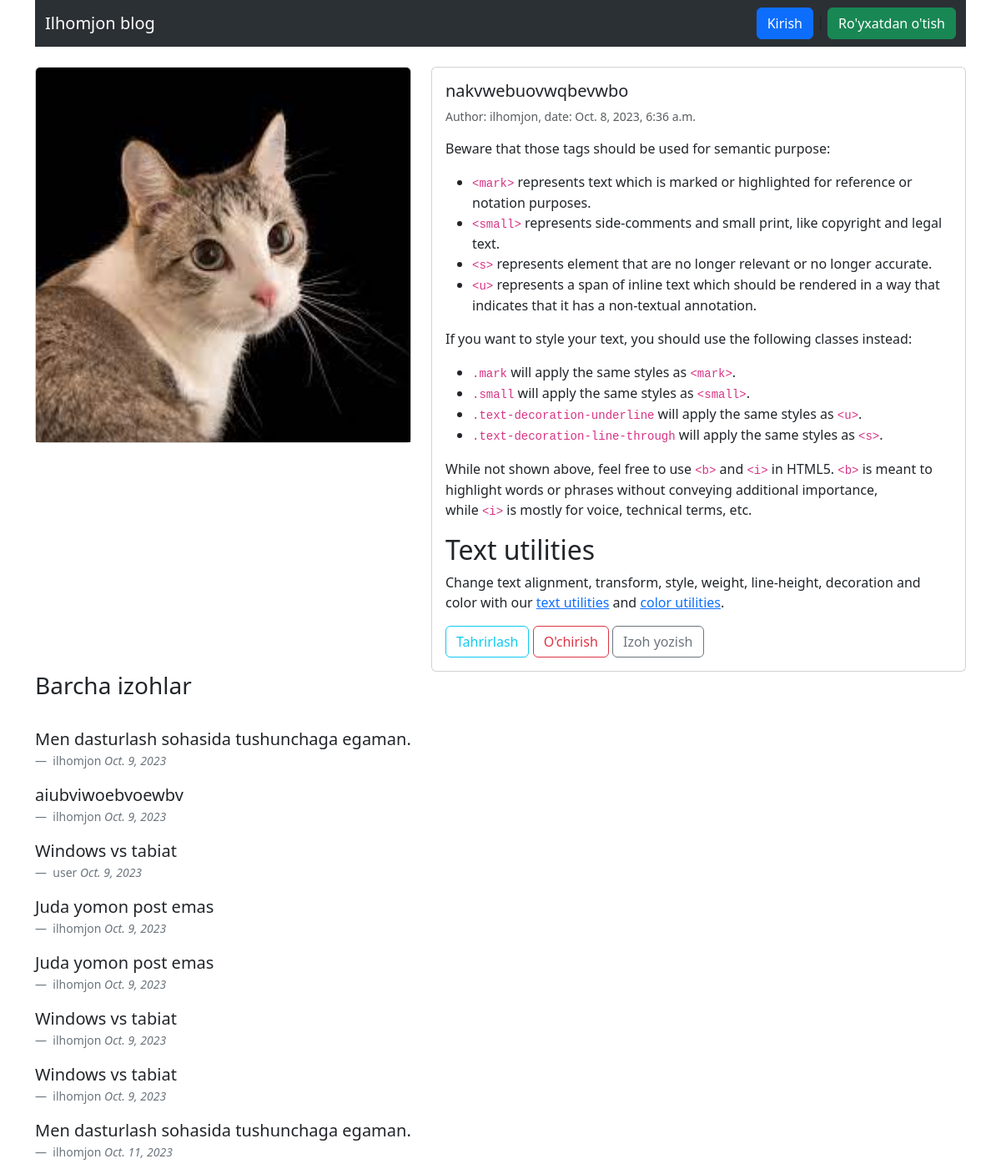
Screenshot of /articles/article/3/ with the database file from the repository.
### blog/models.py (models this page shows, shortened)
class Article(models.Model):
    title = models.CharField(max_length=255)
    summary = models.CharField(max_length=255)
    body = RichTextField()
    image = models.ImageField(upload_to='images/', blank=True)
    date = models.DateTimeField(auto_now_add=True)
    author = models.ForeignKey(
        get_user_model(),
        on_delete=models.CASCADE
    )

class Comment(models.Model):
    article = models.ForeignKey(Article, on_delete=models.CASCADE, related_name='comments')
    comment = models.CharField(max_length=255)
    author = models.ForeignKey(
        get_user_model(),
        on_delete=models.CASCADE,
    )
    at_date = models.DateField(auto_now_add=True)

### accounts/models.py (models this page shows)
class CustomUser(AbstractUser):
    age = models.PositiveIntegerField(null=True, blank=True)
    def __str__(self):
        return self.username

### blog/views.py (the view)
# urls.py: path('articles/article/<int:pk>/', ArticleDetailView.as_view(), name='article_detail'),
class ArticleDetailView(DetailView):
    model = Article
    template_name = 'article_detail.html'
    context_object_name = 'article'

### templates/article_detail.html (shortened to what this page needs)
{% extends 'base.html' %}
{% block content %}
<br>
<div class="row">
  {% if article.image %}
  <div class="col-sm-5 mb-3 mb-sm-0">
    <div class="card">
        <img src="{{ article.image.url }}" class="card-img-top" alt="{{ article.title }}">
    </div>
  </div>
  {% endif %}
  <div class="col-sm-7">
    <div class="card">
      <div class="card-body">
        <h5 class="card-title">{{ article.title }}</h5>
        <p class="card-text"><small class="text-body-secondary">Author: {{ article.author }}, date: {{ article.date }}</small></p>
        <p class="card-text">{{ article.body | safe }}</p>
        <a href="{% url 'article_update' article.pk %}" class="btn btn-outline-info">Tahrirlash</a>
        <a href="{% url 'article_delete' article.pk %}" class="btn btn-outline-danger">O'chirish</a>
        <a href="{% url 'comment_new' article.pk %}" class="btn btn-outline-secondary">Izoh yozish</a>
      </div>
    </div>
  </div>
</div>
<h3>Barcha izohlar</h3>
<br>
{% for comment in article.comments.all %}
<figure>
  <blockquote class="blockquote">
    <p>{{ comment.comment }}</p>
  </blockquote>
  <figcaption class="blockquote-footer">
    {{ comment.author }} <cite title="Source Title">{{ comment.at_date }}</cite>
  </figcaption>
</figure>
{% endfor %}
{% endblock content %}

### rows the page displays
Article: image (picture), title "nakvwebuovwqbevwbo", author "ilhomjon", date "Oct. 8, 2023, 6:36 a.m.", body "Beware that those tags should be used for semantic purpose: <mark> represents text which is marked or highlighted for reference or notation purposes. <small> represents side-comments and small print, like copyright and legal text. <s> represents element that are no longer relevant or no longer accurate. <u> represents a span of inline text which should be rendered in a way that indicates that it has a non-textual annotation. If you want to style your text, you should use the following classes instead: .mark will apply the same styles as <mark> . .small will apply the same styles as <small> . .text-decoration-underline will apply the same styles as <u> . .text-decoration-line-through will…"
Comment: comment "Men dasturlash sohasida tushunchaga egaman.", author "ilhomjon", at_date "Oct. 9, 2023"
Comment: comment "aiubviwoebvoewbv", author "ilhomjon", at_date "Oct. 9, 2023"
Comment: comment "Windows vs tabiat", author "user", at_date "Oct. 9, 2023"
Comment: comment "Juda yomon post emas", author "ilhomjon", at_date "Oct. 9, 2023"
Comment: comment "Juda yomon post emas", author "ilhomjon", at_date "Oct. 9, 2023"
Comment: comment "Windows vs tabiat", author "ilhomjon", at_date "Oct. 9, 2023"
Comment: comment "Windows vs tabiat", author "ilhomjon", at_date "Oct. 9, 2023"
Comment: comment "Men dasturlash sohasida tushunchaga egaman.", author "ilhomjon", at_date "Oct. 11, 2023"
